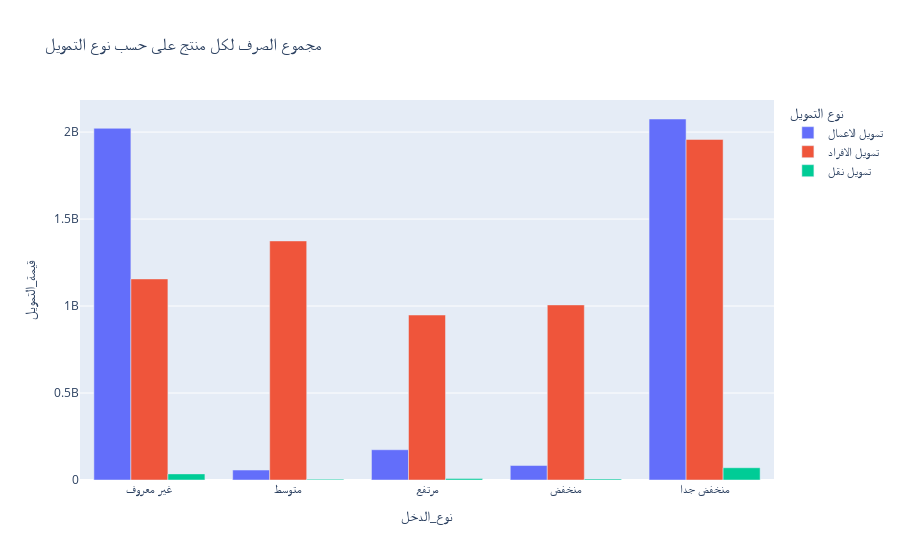

Write notebook code for a chart like this one.
### Code cell
#df1 = data
#df1.drop(df1.index[df1["نوع_الدخل"] == "غير معروف"] , inplace = True)
df = data.groupby(["نوع_الدخل", "نوع_التمويل"]).sum().reset_index(level=[0,1])
fig = px.bar(df, x="نوع_الدخل", y="قيمة_التمويل", barmode="group", color="نوع_التمويل", title="مجموع الصرف لكل منتج على حسب نوع التمويل", 
                labels={"نوع_التمويل": "نوع التمويل",
                        " قيمة التمويل" :"قيمة_التمويل"
                })
fig.show()

### Figure 1 — Plotly figure (JSON) as saved in the notebook; plotly's stock layout.template omitted (floating-point values rounded to 4 significant figures)
{"data": [{"alignmentgroup": "True", "hovertemplate": "نوع التمويل=تمويل الاعمال<br>نوع_الدخل=%{x}<br>قيمة_التمويل=%{y}<extra></extra>", "legendgroup": "تمويل الاعمال", "marker": {"color": "#636efa", "pattern": {"shape": ""}}, "name": "تمويل الاعمال", "offsetgroup": "تمويل الاعمال", "orientation": "v", "showlegend": true, "textposition": "auto", "type": "bar", "x": ["غير معروف", "متوسط", "مرتفع", "منخفض", "منخفض جدا"], "xaxis": "x", "y": [2021633681, 57138080, 173822147, 83231000, 2075079066], "yaxis": "y"}, {"alignmentgroup": "True", "hovertemplate": "نوع التمويل=تمويل الافراد<br>نوع_الدخل=%{x}<br>قيمة_التمويل=%{y}<extra></extra>", "legendgroup": "تمويل الافراد", "marker": {"color": "#EF553B", "pattern": {"shape": ""}}, "name": "تمويل الافراد", "offsetgroup": "تمويل الافراد", "orientation": "v", "showlegend": true, "textposition": "auto", "type": "bar", "x": ["غير معروف", "متوسط", "مرتفع", "منخفض", "منخفض جدا"], "xaxis": "x", "y": [1155783000, 1374228000, 948342000, 1006359000, 1957584000], "yaxis": "y"}, {"alignmentgroup": "True", "hovertemplate": "نوع التمويل=تمويل نقل<br>نوع_الدخل=%{x}<br>قيمة_التمويل=%{y}<extra></extra>", "legendgroup": "تمويل نقل", "marker": {"color": "#00cc96", "pattern": {"shape": ""}}, "name": "تمويل نقل", "offsetgroup": "تمويل نقل", "orientation": "v", "showlegend": true, "textposition": "auto", "type": "bar", "x": ["غير معروف", "متوسط", "مرتفع", "منخفض", "منخفض جدا"], "xaxis": "x", "y": [35203039, 4894000.0, 8673000.0, 5945805, 70450000.0], "yaxis": "y"}], "layout": {"barmode": "group", "legend": {"title": {"text": "نوع التمويل"}, "tracegroupgap": 0}, "title": {"text": "مجموع الصرف لكل منتج على حسب نوع التمويل"}, "xaxis": {"anchor": "y", "domain": [0, 1], "title": {"text": "نوع_الدخل"}}, "yaxis": {"anchor": "x", "domain": [0, 1], "title": {"text": "قيمة_التمويل"}}}}
